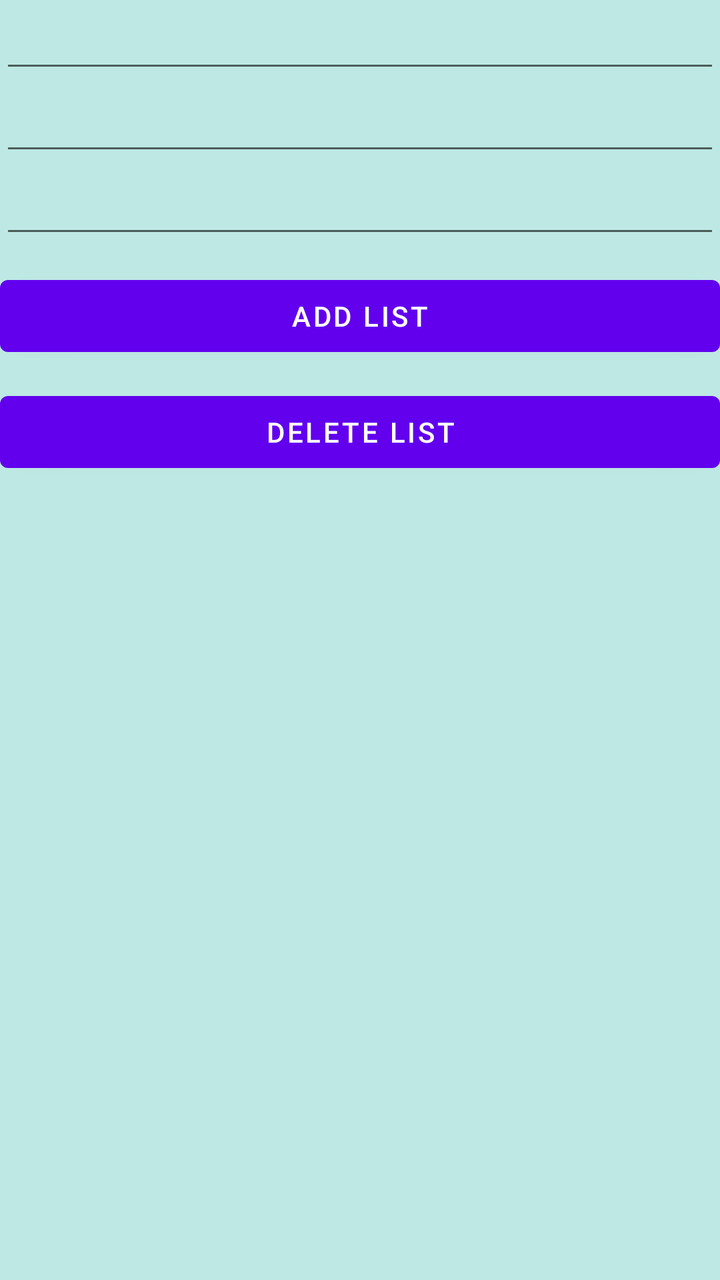
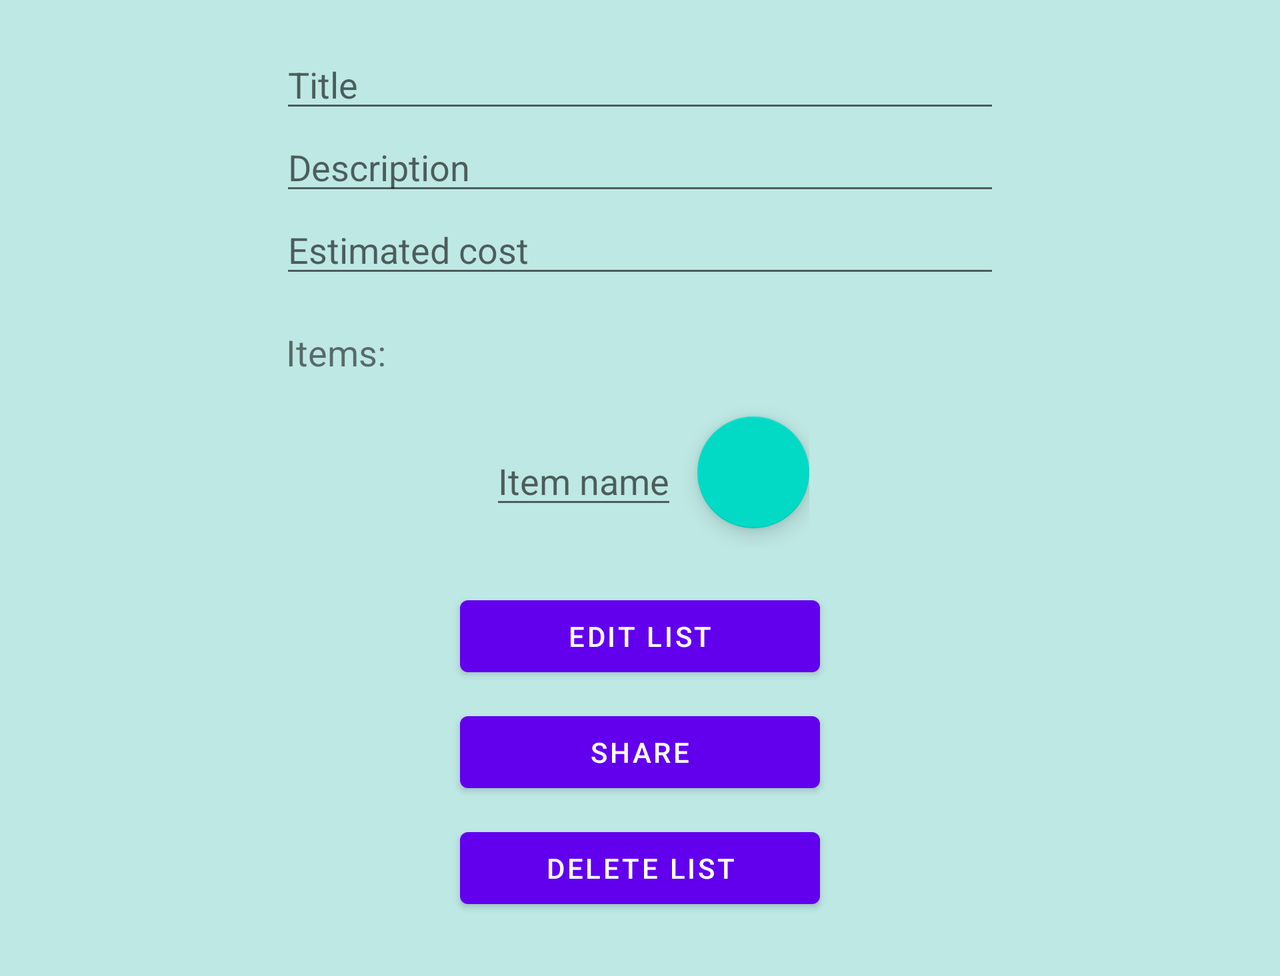

First picture: res/layout/ on a phone held upright. Second picture: the repository's own variant of that layout, on a device whose configuration matches the variant's folder. Source for both follows.
<!-- AndroidManifest.xml: application theme Theme.ShoppingList1 -->
<!-- res/layout/fragment_list_details.xml -->
<?xml version="1.0" encoding="utf-8"?>
<LinearLayout xmlns:android="http://schemas.android.com/apk/res/android"
    xmlns:tools="http://schemas.android.com/tools"
    android:layout_width="match_parent"
    android:layout_height="match_parent"
    android:orientation="vertical"
    tools:context=".AddListFragment"
    android:background="#BEE8E4">

    
    <EditText
        android:layout_width="match_parent"
        android:layout_height="wrap_content"
        android:id="@+id/title_edit"/>

    <EditText
        android:layout_width="match_parent"
        android:layout_height="wrap_content"
        android:id="@+id/description_edit"/>

    <EditText
        android:layout_width="match_parent"
        android:layout_height="wrap_content"
        android:id="@+id/estimatedCost_edit"/>

    <Button
        android:layout_width="match_parent"
        android:layout_marginTop="10dp"
        android:id="@+id/button_edit"
        android:text="@string/add_list"
        android:layout_height="wrap_content"/>

    <Button
        android:layout_width="match_parent"
        android:layout_marginTop="10dp"
        android:id="@+id/button_delete"
        android:text="@string/delete_list"
        android:layout_height="wrap_content"/>
</LinearLayout>
<!-- resources referenced by this layout -->
<resources>
  <string name="add_list">Add list</string>
  <string name="delete_list">Delete list</string>
  <style name="Theme.ShoppingList1" parent="Theme.MaterialComponents.DayNight.DarkActionBar">
          
          <item name="colorPrimary">@color/purple_500</item>
          <item name="colorPrimaryVariant">@color/purple_700</item>
          <item name="colorOnPrimary">@color/white</item>
          
          <item name="colorSecondary">@color/teal_200</item>
          <item name="colorSecondaryVariant">@color/teal_700</item>
          <item name="colorOnSecondary">@color/black</item>
          
          <item name="android:statusBarColor">?attr/colorPrimaryVariant</item>
          
      </style>
</resources>
<!-- res/layout-land/fragment_list_details.xml (the repository's variant of the layout above) -->
<!-- drawn on the phone turned sideways -->
<?xml version="1.0" encoding="utf-8"?>
<ScrollView xmlns:android="http://schemas.android.com/apk/res/android"
    android:layout_width="fill_parent"
    android:layout_height="fill_parent"
    android:background="#BEE8E4">
    <LinearLayout
        xmlns:tools="http://schemas.android.com/tools"
        android:layout_width="match_parent"
        android:layout_height="wrap_content"
        android:orientation="vertical"
        tools:context=".AddListFragment">

        
        <EditText
            android:layout_marginTop="20dp"
            android:layout_width="match_parent"
            android:layout_height="wrap_content"
            android:layout_marginStart="140dp"
            android:layout_marginEnd="140dp"
            android:id="@+id/title_edit"
            android:hint="Title"/>

        <EditText
            android:layout_width="match_parent"
            android:layout_height="wrap_content"
            android:layout_marginStart="140dp"
            android:layout_marginEnd="140dp"
            android:id="@+id/description_edit"
            android:hint="Description"/>

        <EditText
            android:layout_width="match_parent"
            android:layout_height="wrap_content"
            android:layout_marginStart="140dp"
            android:layout_marginEnd="140dp"
            android:id="@+id/estimatedCost_edit"
            android:hint="Estimated cost"/>

        <TextView
            android:layout_width="wrap_content"
            android:layout_height="wrap_content"
            android:layout_marginTop="20dp"
            android:layout_marginStart="143dp"
            android:layout_marginBottom="10dp"
            android:textSize="18dp"
            android:text="Items:"/>

        <androidx.recyclerview.widget.RecyclerView
            android:layout_width="match_parent"
            android:layout_height="wrap_content"
            android:layout_marginStart="160dp"
            android:layout_marginEnd="160dp"
            android:id="@+id/checkboxReciclerview"
            android:scrollbars="vertical"/>

        <LinearLayout
            android:layout_width="wrap_content"
            android:layout_height="wrap_content"
            android:orientation="horizontal"
            android:layout_gravity="center">

            <EditText
                android:layout_width="match_parent"
                android:layout_height="wrap_content"
                android:id="@+id/new_item"
                android:layout_marginTop="20dp"
                android:layout_marginStart="10dp"
                android:layout_marginEnd="10dp"
                android:hint="Item name"
                />

            <com.google.android.material.floatingactionbutton.FloatingActionButton
                android:layout_width="wrap_content"
                android:layout_height="wrap_content"
                android:id="@+id/floating_add"
                android:layout_marginTop="10dp"
                android:layout_marginBottom="10dp"
                android:src="@drawable/baseline_add_circle_outline_24"/>

        </LinearLayout>

        <Button
            android:layout_width="match_parent"
            android:layout_marginTop="20dp"
            android:layout_marginStart="230dp"
            android:layout_marginEnd="230dp"
            android:id="@+id/button_edit"
            android:text="@string/edit_list"
            android:layout_height="wrap_content"/>

        <Button
            android:layout_width="match_parent"
            android:layout_marginTop="10dp"
            android:layout_marginStart="230dp"
            android:layout_marginEnd="230dp"
            android:id="@+id/button_share"
            android:text="@string/share_list"
            android:layout_height="wrap_content"/>

        <Button
            android:layout_width="match_parent"
            android:layout_marginTop="10dp"
            android:layout_marginStart="230dp"
            android:layout_marginEnd="230dp"
            android:layout_marginBottom="30dp"
            android:id="@+id/button_delete"
            android:text="@string/delete_list"
            android:layout_height="wrap_content"/>
    </LinearLayout>
</ScrollView>
<!-- resources referenced by the variant -->
<!-- as the phone turned sideways resolves them -->
<resources>
  <string name="delete_list">Delete list</string>
  <string name="edit_list">Edit list</string>
  <string name="share_list">Share</string>
  <style name="Theme.ShoppingList1" parent="Theme.MaterialComponents.DayNight.DarkActionBar">
          
          <item name="colorPrimary">@color/purple_500</item>
          <item name="colorPrimaryVariant">@color/purple_700</item>
          <item name="colorOnPrimary">@color/white</item>
          
          <item name="colorSecondary">@color/teal_200</item>
          <item name="colorSecondaryVariant">@color/teal_700</item>
          <item name="colorOnSecondary">@color/black</item>
          
          <item name="android:statusBarColor">?attr/colorPrimaryVariant</item>
          
      </style>
</resources>
